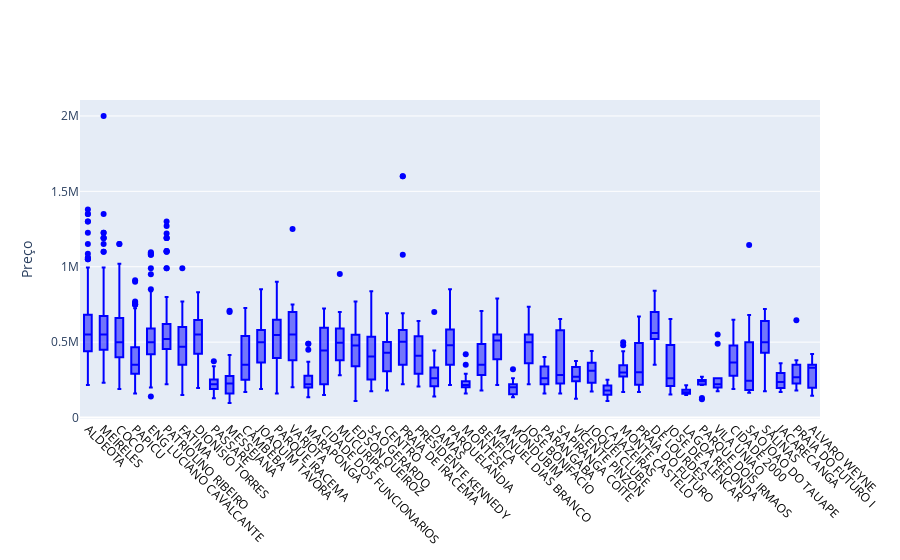

Notebook cell for this chart:
### Markdown cell above
Nós já temos algumas informacoes sobre quartis, minimos, maximas e medias para a maioria dos valores de nossas variaveis. Entretanto para uma analise mais visual, iremos gerar um **box plot**.

### Code cell
lista = bairros6.index.tolist()

trace1 = go.Box(
    y=df_47.price,
    x=df_47.Bairro,
    #name='kale',
    marker=dict(
        color='blue'
    )
)
data = [trace1]
layout = go.Layout(
       #title = 'Quantidade de Aptos por Bairro',
       yaxis = {'title': 'Preço'},
       barmode='stack',
       height = 700,
       xaxis=dict(
       categoryorder='array',
       categoryarray=lista,
       titlefont=dict(
         size=6,
         color='black'),
       showticklabels=True,
       tickfont=dict(
        size=12,
        color='black',
        ),
    tickangle=45,
   
    ),
)   
print (len(lista))
fig = go.Figure(data=data, layout=layout)
fig.show()

### Figure 1 — Plotly figure (JSON) as saved in the notebook; plotly's stock layout.template omitted (floating-point values rounded to 4 significant figures; data arrays with more than 128 entries replaced by an {"elided": "..."} marker saying what was removed)
{"data": [{"marker": {"color": "blue"}, "type": "box", "x": {"elided": "2553 str values"}, "y": {"elided": "2553 int values"}}], "layout": {"autosize": true, "barmode": "stack", "xaxis": {"autorange": true, "categoryarray": ["ALDEOTA", "MEIRELES", "COCO", "PAPICU", "ENG LUCIANO CAVALCANTE", "PATRIOLINO RIBEIRO", "FATIMA", "DIONISIO TORRES", "PASSARE", "MESSEJANA", "CAMBEBA", "JOAQUIM TAVORA", "PARQUE IRACEMA", "VARJOTA", "MARAPONGA", "CIDADE DOS FUNCIONARIOS", "MUCURIPE", "EDSON QUEIROZ", "SAO GERARDO", "CENTRO", "PRAIA DE IRACEMA", "PRESIDENTE KENNEDY", "DAMAS", "PARQUELANDIA", "MONTESE", "BENFICA", "MANUEL DIAS BRANCO", "MONDUBIM", "JOSE BONIFACIO", "PARANGABA", "SAPIRANGA COITE", "VICENTE PINZON", "JOQUEI CLUBE", "CAJAZEIRAS", "MONTE CASTELO", "PRAIA DO FUTURO", "DE LOURDES", "JOSE DE ALENCAR", "LAGOA REDONDA", "PARQUE DOIS IRMAOS", "VILA UNIAO", "CIDADE 2000", "SAO JOAO DO TAUAPE", "SALINAS", "JACARECANGA", "PRAIA DO FUTURO I", "ALVARO WEYNE"], "categoryorder": "array", "range": [-0.5, 46.5], "showticklabels": true, "tickangle": 45, "tickfont": {"color": "black", "size": 12}, "title": {"font": {"color": "black", "size": 6}}, "type": "category"}, "yaxis": {"autorange": true, "range": [-9778.0, 2106000.0], "title": {"text": "Preço"}, "type": "linear"}}}
